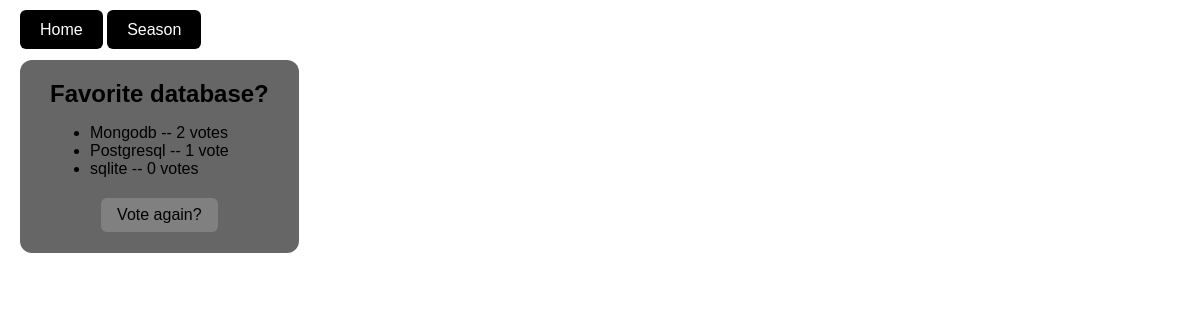
Screenshot of /polls/5/results/ with the database file from the repository.
### polls/models.py (models this page shows, shortened)
class Question(models.Model):
    question_text = models.CharField(max_length=200)
    pub_date = models.DateTimeField("date published")

class Choice(models.Model):
    question = models.ForeignKey(Question, on_delete=models.CASCADE) # the question obj this goes with
    choice_text = models.CharField(max_length=200) #
    votes = models.IntegerField(default=0)

### polls/views.py (the view)
# urls.py: path("<int:pk>/results/", views.ResultsView.as_view(), name="results"),
class ResultsView(generic.DetailView):
    model = Question
    template_name = "polls/results.html"

### polls/templates/polls/results.html (shortened to what this page needs)
{% extends "base.html" %}
{% block content %}
<div class="text-box">
  <h2>{{ question.question_text }}</h2>
  <ul>
    {% for choice in question.choice_set.all %}
      <li>{{ choice.choice_text }} -- {{ choice.votes }} vote{{ choice.votes|pluralize }}</li>
    {% endfor %}
  </ul>
  <a href="{% url 'polls:detail' question.id %}" class="btn">Vote again?</a>
</div>
{% endblock %}

### polls/static/polls/styles.css (style rules this page uses)
html, body { height: 100%; margin: 0; }
body { background-size: cover; font-family: Arial, sans-serif; color: black; padding-top: 60px; }
.btn { display: block; margin: 20px auto; background-color: gray; color: black; text-decoration: none; text-align: center; padding: 8px 16px; border-radius: 6px; border: none; cursor: pointer; font-size: 16px; width: fit-content; }
.btn:link, .btn:visited { color: black; }
a.btn { display: block; }
.text-box { background-color: rgba(0,0,0,0.6); color: black; padding: 20px 30px 1px 30px; border-radius: 12px; display: inline-block; font-size: 16px; margin-left: 20px; }
.text-box p, .text-box h1, .text-box h2, .text-box h3 { margin-top: 0; margin-bottom: 0.5em; }

### rows the page displays
Question: question_text "Favorite database?"
Choice: choice_text "Mongodb", votes "2"
Choice: choice_text "Postgresql", votes "1"
Choice: choice_text "sqlite", votes "0"
